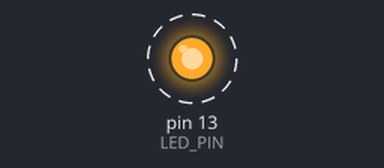
Simulated run of this sketch. Board: Arduino Uno, built with avr-gcc and run on an emulated ATmega328P. On the bench: output pins drawn as LEDs (lit = HIGH). Dashed ring = blinking.

Above: at 0.5 s.
Timing chart, 0 to 4.6 s (numbered marks = the images above):
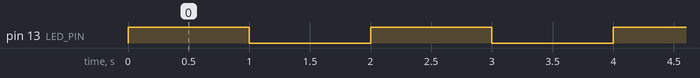

The sketch:

list01.ino
```cpp
/**
 * Arduino Fio 内蔵LED(D13ピン接続）を点滅させる
 */
#define LED_PIN (13) //LEDが繋がってるピン番号を定義

void setup() {
  pinMode(LED_PIN, OUTPUT); //指定ピンを出力モードに設定
}

void loop() {
  digitalWrite(LED_PIN, HIGH);   // LEDをON
  delay(1000);              // 1秒待つ
  digitalWrite(LED_PIN, LOW);    // LEDをOFF
  delay(1000);              // 1秒待つ
}
```

Measured:
- by itself, pin 13 (LED_PIN): alternates HIGH for 1.0 s and LOW for 1.0 s
